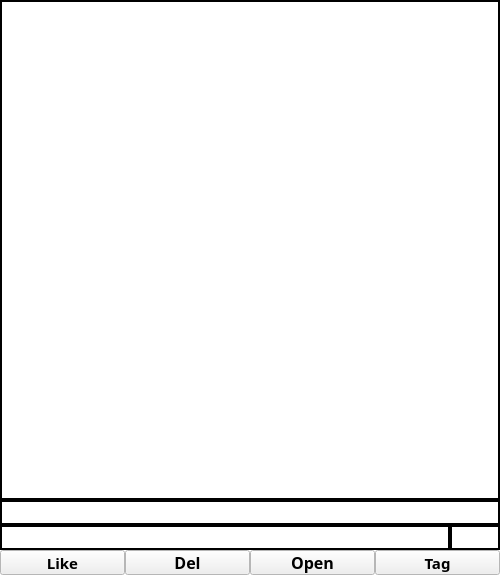
<?xml version="1.0" encoding="UTF-8"?>
<ui version="4.0">
 <class>MyImage</class>
 <widget class="QWidget" name="MyImage">
  <property name="geometry">
   <rect>
    <x>0</x>
    <y>0</y>
    <width>500</width>
    <height>579</height>
   </rect>
  </property>
  <property name="sizePolicy">
   <sizepolicy hsizetype="Preferred" vsizetype="Preferred">
    <horstretch>0</horstretch>
    <verstretch>0</verstretch>
   </sizepolicy>
  </property>
  <property name="minimumSize">
   <size>
    <width>500</width>
    <height>0</height>
   </size>
  </property>
  <property name="maximumSize">
   <size>
    <width>500</width>
    <height>579</height>
   </size>
  </property>
  <property name="palette">
   <palette>
    <active>
     <colorrole role="Base">
      <brush brushstyle="SolidPattern">
       <color alpha="255">
        <red>255</red>
        <green>255</green>
        <blue>255</blue>
       </color>
      </brush>
     </colorrole>
     <colorrole role="Window">
      <brush brushstyle="SolidPattern">
       <color alpha="255">
        <red>255</red>
        <green>255</green>
        <blue>255</blue>
       </color>
      </brush>
     </colorrole>
     <colorrole role="AlternateBase">
      <brush brushstyle="SolidPattern">
       <color alpha="255">
        <red>193</red>
        <green>246</green>
        <blue>132</blue>
       </color>
      </brush>
     </colorrole>
    </active>
    <inactive>
     <colorrole role="Base">
      <brush brushstyle="SolidPattern">
       <color alpha="255">
        <red>255</red>
        <green>255</green>
        <blue>255</blue>
       </color>
      </brush>
     </colorrole>
     <colorrole role="Window">
      <brush brushstyle="SolidPattern">
       <color alpha="255">
        <red>255</red>
        <green>255</green>
        <blue>255</blue>
       </color>
      </brush>
     </colorrole>
     <colorrole role="AlternateBase">
      <brush brushstyle="SolidPattern">
       <color alpha="255">
        <red>193</red>
        <green>246</green>
        <blue>132</blue>
       </color>
      </brush>
     </colorrole>
    </inactive>
    <disabled>
     <colorrole role="Base">
      <brush brushstyle="SolidPattern">
       <color alpha="255">
        <red>255</red>
        <green>255</green>
        <blue>255</blue>
       </color>
      </brush>
     </colorrole>
     <colorrole role="Window">
      <brush brushstyle="SolidPattern">
       <color alpha="255">
        <red>255</red>
        <green>255</green>
        <blue>255</blue>
       </color>
      </brush>
     </colorrole>
     <colorrole role="AlternateBase">
      <brush brushstyle="SolidPattern">
       <color alpha="255">
        <red>193</red>
        <green>246</green>
        <blue>132</blue>
       </color>
      </brush>
     </colorrole>
    </disabled>
   </palette>
  </property>
  <property name="windowTitle">
   <string>Form</string>
  </property>
  <layout class="QVBoxLayout" name="verticalLayout">
   <property name="spacing">
    <number>0</number>
   </property>
   <property name="leftMargin">
    <number>0</number>
   </property>
   <property name="topMargin">
    <number>0</number>
   </property>
   <property name="rightMargin">
    <number>0</number>
   </property>
   <property name="bottomMargin">
    <number>0</number>
   </property>
   <item>
    <widget class="MyLabel" name="labelImage">
     <property name="sizePolicy">
      <sizepolicy hsizetype="Preferred" vsizetype="Preferred">
       <horstretch>0</horstretch>
       <verstretch>0</verstretch>
      </sizepolicy>
     </property>
     <property name="minimumSize">
      <size>
       <width>500</width>
       <height>500</height>
      </size>
     </property>
     <property name="maximumSize">
      <size>
       <width>500</width>
       <height>500</height>
      </size>
     </property>
     <property name="palette">
      <palette>
       <active>
        <colorrole role="Base">
         <brush brushstyle="SolidPattern">
          <color alpha="255">
           <red>75</red>
           <green>168</green>
           <blue>255</blue>
          </color>
         </brush>
        </colorrole>
       </active>
       <inactive>
        <colorrole role="Base">
         <brush brushstyle="SolidPattern">
          <color alpha="255">
           <red>75</red>
           <green>168</green>
           <blue>255</blue>
          </color>
         </brush>
        </colorrole>
       </inactive>
       <disabled>
        <colorrole role="Base">
         <brush brushstyle="SolidPattern">
          <color alpha="255">
           <red>240</red>
           <green>240</green>
           <blue>240</blue>
          </color>
         </brush>
        </colorrole>
       </disabled>
      </palette>
     </property>
     <property name="frameShape">
      <enum>QFrame::Box</enum>
     </property>
     <property name="frameShadow">
      <enum>QFrame::Plain</enum>
     </property>
     <property name="lineWidth">
      <number>2</number>
     </property>
     <property name="text">
      <string/>
     </property>
     <property name="scaledContents">
      <bool>false</bool>
     </property>
     <property name="alignment">
      <set>Qt::AlignCenter</set>
     </property>
    </widget>
   </item>
   <item>
    <widget class="QLabel" name="label_name">
     <property name="sizePolicy">
      <sizepolicy hsizetype="Preferred" vsizetype="Fixed">
       <horstretch>0</horstretch>
       <verstretch>0</verstretch>
      </sizepolicy>
     </property>
     <property name="minimumSize">
      <size>
       <width>0</width>
       <height>25</height>
      </size>
     </property>
     <property name="maximumSize">
      <size>
       <width>16777215</width>
       <height>25</height>
      </size>
     </property>
     <property name="font">
      <font>
       <family>Gen Jyuu Gothic P</family>
      </font>
     </property>
     <property name="frameShape">
      <enum>QFrame::Box</enum>
     </property>
     <property name="lineWidth">
      <number>2</number>
     </property>
     <property name="text">
      <string/>
     </property>
     <property name="alignment">
      <set>Qt::AlignCenter</set>
     </property>
    </widget>
   </item>
   <item>
    <layout class="QHBoxLayout" name="horizontalLayout_2" stretch="9,1">
     <property name="spacing">
      <number>0</number>
     </property>
     <item>
      <widget class="QLabel" name="label_tag">
       <property name="sizePolicy">
        <sizepolicy hsizetype="Minimum" vsizetype="Minimum">
         <horstretch>0</horstretch>
         <verstretch>0</verstretch>
        </sizepolicy>
       </property>
       <property name="minimumSize">
        <size>
         <width>0</width>
         <height>25</height>
        </size>
       </property>
       <property name="maximumSize">
        <size>
         <width>16777215</width>
         <height>25</height>
        </size>
       </property>
       <property name="font">
        <font>
         <family>Gen Jyuu Gothic Bold</family>
         <weight>75</weight>
         <bold>true</bold>
        </font>
       </property>
       <property name="frameShape">
        <enum>QFrame::Box</enum>
       </property>
       <property name="lineWidth">
        <number>2</number>
       </property>
       <property name="text">
        <string/>
       </property>
       <property name="alignment">
        <set>Qt::AlignCenter</set>
       </property>
      </widget>
     </item>
     <item>
      <widget class="QLabel" name="label_page">
       <property name="sizePolicy">
        <sizepolicy hsizetype="Preferred" vsizetype="Minimum">
         <horstretch>0</horstretch>
         <verstretch>0</verstretch>
        </sizepolicy>
       </property>
       <property name="minimumSize">
        <size>
         <width>0</width>
         <height>25</height>
        </size>
       </property>
       <property name="maximumSize">
        <size>
         <width>9999</width>
         <height>25</height>
        </size>
       </property>
       <property name="font">
        <font>
         <family>Gen Jyuu Gothic Bold</family>
         <weight>75</weight>
         <bold>true</bold>
        </font>
       </property>
       <property name="frameShape">
        <enum>QFrame::Box</enum>
       </property>
       <property name="lineWidth">
        <number>2</number>
       </property>
       <property name="text">
        <string/>
       </property>
       <property name="textFormat">
        <enum>Qt::AutoText</enum>
       </property>
       <property name="alignment">
        <set>Qt::AlignCenter</set>
       </property>
      </widget>
     </item>
    </layout>
   </item>
   <item>
    <layout class="QHBoxLayout" name="horizontalLayout">
     <property name="spacing">
      <number>0</number>
     </property>
     <item>
      <widget class="QPushButton" name="pushButton_like">
       <property name="sizePolicy">
        <sizepolicy hsizetype="Minimum" vsizetype="Minimum">
         <horstretch>0</horstretch>
         <verstretch>0</verstretch>
        </sizepolicy>
       </property>
       <property name="minimumSize">
        <size>
         <width>61</width>
         <height>25</height>
        </size>
       </property>
       <property name="maximumSize">
        <size>
         <width>16777215</width>
         <height>25</height>
        </size>
       </property>
       <property name="font">
        <font>
         <family>Gen Jyuu Gothic Bold</family>
         <pointsize>11</pointsize>
         <weight>75</weight>
         <bold>true</bold>
        </font>
       </property>
       <property name="text">
        <string>Like</string>
       </property>
      </widget>
     </item>
     <item>
      <widget class="QPushButton" name="pushButton_delete">
       <property name="sizePolicy">
        <sizepolicy hsizetype="Ignored" vsizetype="Minimum">
         <horstretch>0</horstretch>
         <verstretch>0</verstretch>
        </sizepolicy>
       </property>
       <property name="maximumSize">
        <size>
         <width>16777215</width>
         <height>25</height>
        </size>
       </property>
       <property name="font">
        <font>
         <family>Gen Jyuu Gothic Bold</family>
         <pointsize>12</pointsize>
         <weight>75</weight>
         <bold>true</bold>
        </font>
       </property>
       <property name="text">
        <string>Del</string>
       </property>
      </widget>
     </item>
     <item>
      <widget class="QPushButton" name="pushButtonOpen">
       <property name="maximumSize">
        <size>
         <width>16777215</width>
         <height>25</height>
        </size>
       </property>
       <property name="font">
        <font>
         <family>Gen Jyuu Gothic Bold</family>
         <pointsize>12</pointsize>
         <weight>75</weight>
         <bold>true</bold>
        </font>
       </property>
       <property name="text">
        <string>Open</string>
       </property>
      </widget>
     </item>
     <item>
      <widget class="QPushButton" name="pushButton_addTag">
       <property name="sizePolicy">
        <sizepolicy hsizetype="Minimum" vsizetype="Fixed">
         <horstretch>0</horstretch>
         <verstretch>0</verstretch>
        </sizepolicy>
       </property>
       <property name="maximumSize">
        <size>
         <width>16777215</width>
         <height>25</height>
        </size>
       </property>
       <property name="font">
        <font>
         <family>Gen Jyuu Gothic Bold</family>
         <pointsize>11</pointsize>
         <weight>75</weight>
         <bold>true</bold>
        </font>
       </property>
       <property name="text">
        <string>Tag</string>
       </property>
      </widget>
     </item>
    </layout>
   </item>
  </layout>
 </widget>
 <customwidgets>
  <customwidget>
   <class>MyLabel</class>
   <extends>QLabel</extends>
   <header>manga.LittleWidgets</header>
  </customwidget>
 </customwidgets>
 <resources/>
 <connections/>
</ui>
